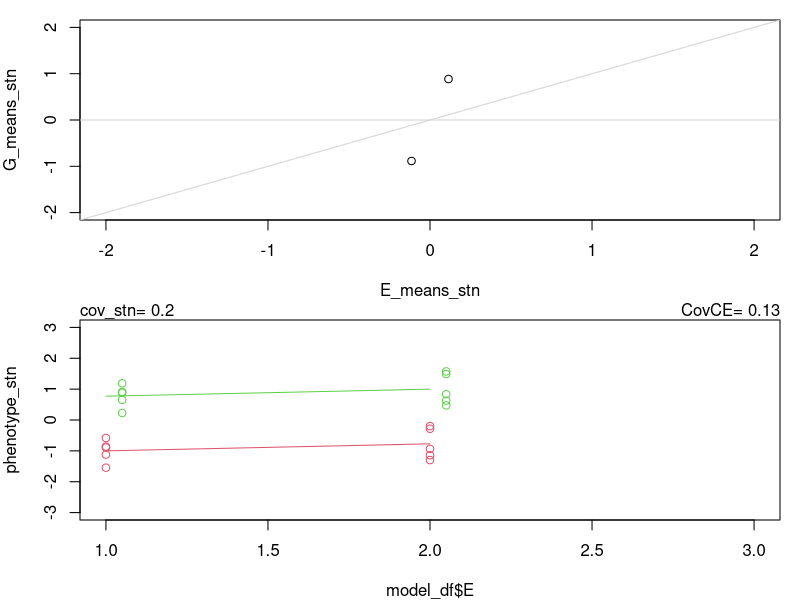
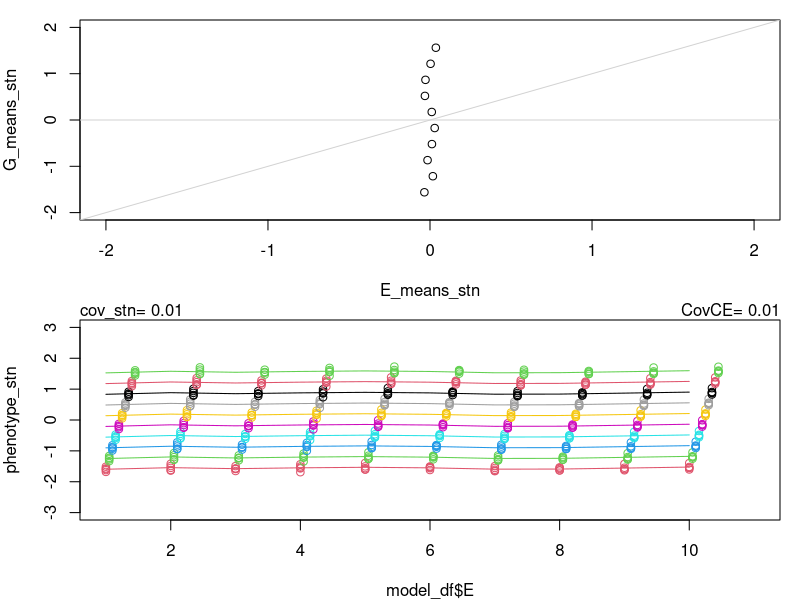
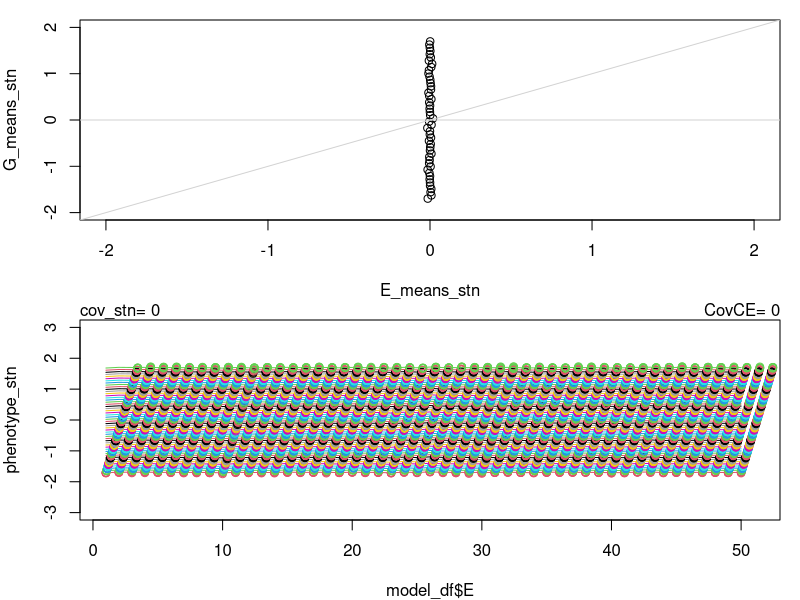
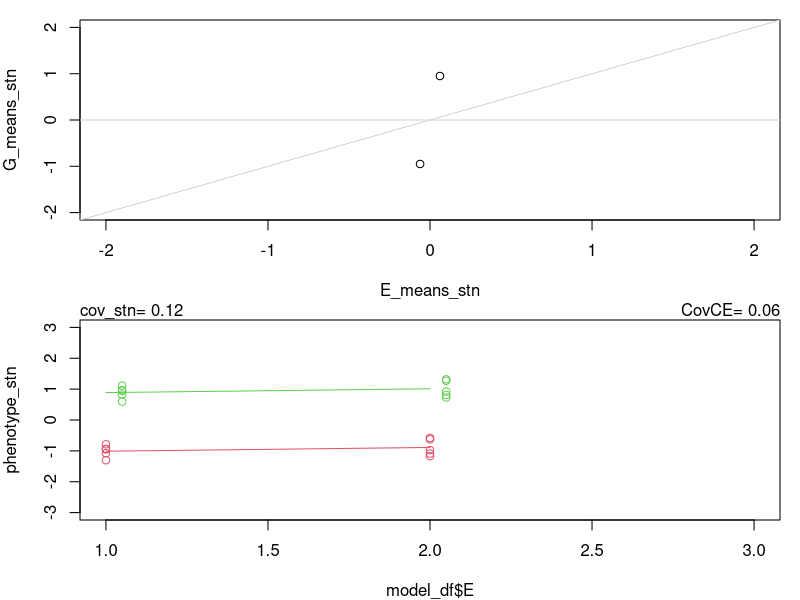
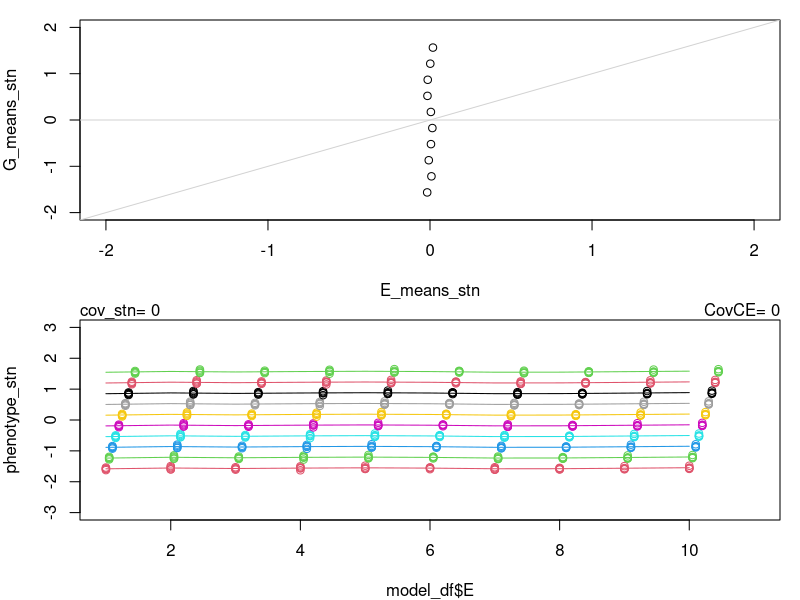
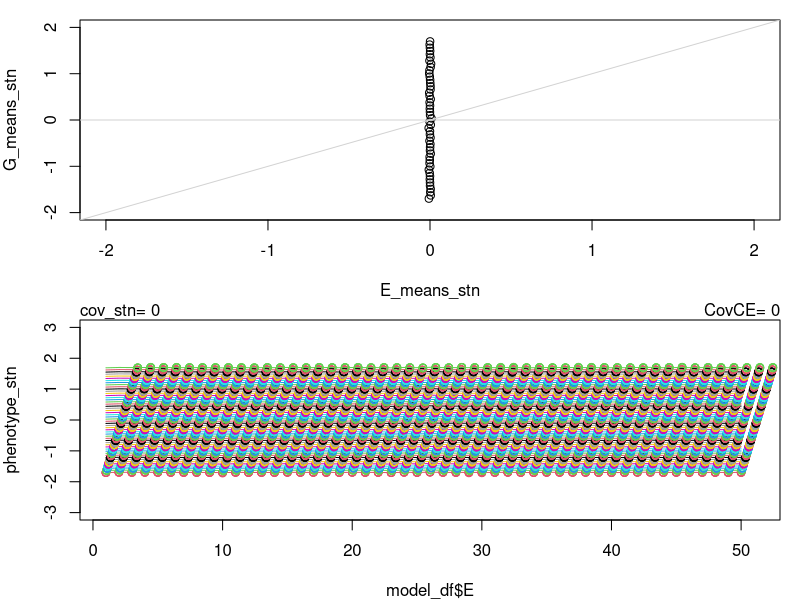
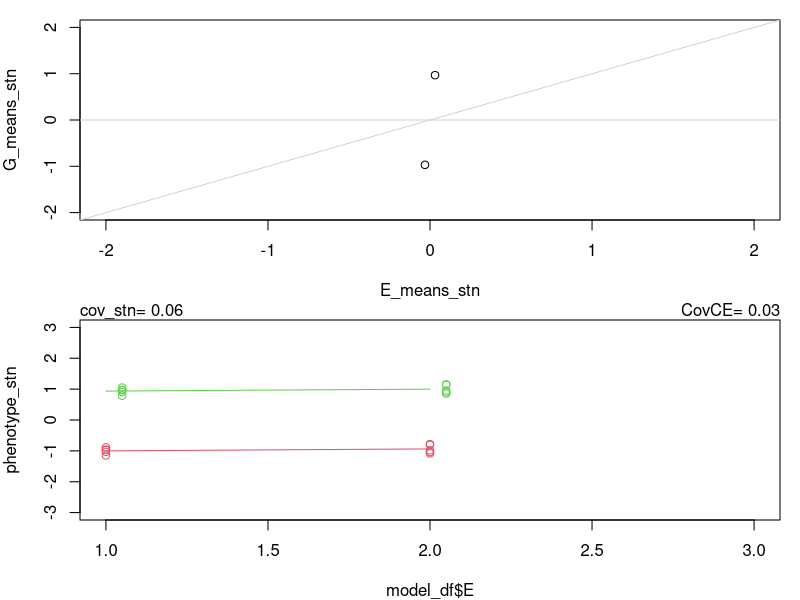
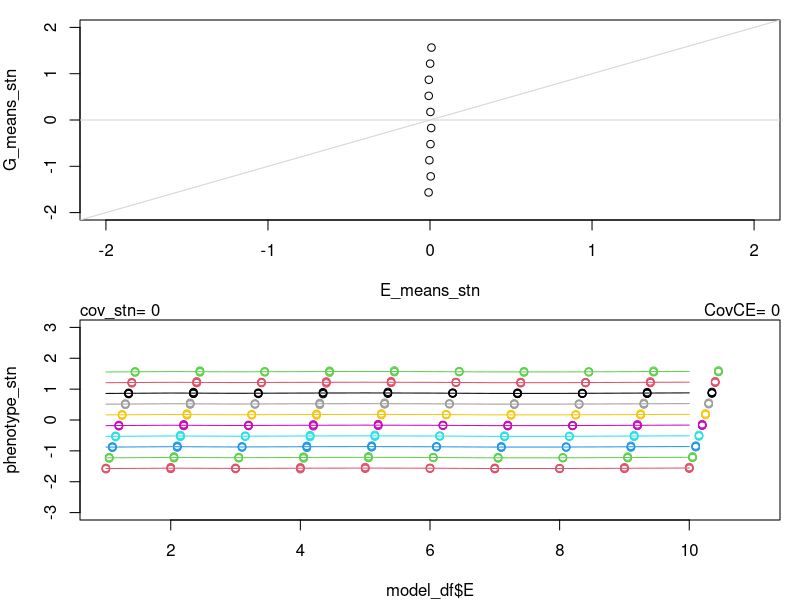

These charts were generated, in order, by the following R code: (Note: this script raises an error after producing the figures.)
## ---- chunk 1
knitr::opts_chunk$set(echo = TRUE)
## ---- chunk 2
G <- -5:5
E <- -5:5
cov(G, E)

# If G and E are independent, then scaling each one independently essentially gives a correlation:
cov(scale(G), scale(E))
cor(G, E)

# However, in our case, the G and E are not independent, because they are 
# both estimated from phenotype data. And because we scale the phenotype
# data before we calculate the G means and E means, with more than 2
# gentotypes this scaling has weird effects on the covariance.

# So this suggests that correlation is a better measure. However,
# we know that correlation doesn't work with only 2 genotypes 
# the correlation between two unequal points will either be -1 or 1

## ---- chunk 3

beta1_levels = c(0,0.1,0.5, 1, 2) # the amount the phenotype changes across 1 value of the environment (i.e., the slope). This is essentially the amount/degree of phenotypic plasticity that is the same across genotypes.

n_genotypes_levels = c(2,10, 50) # the number of genotypes collected from different locations

beta2_levels = c(0.5,1, 2) # the amount the phenotype changes from one genotype to the next. This is essitially the increase intercept from one genotype to the next.

error_var <- 0.1

for (i in 1:length(beta1_levels)){
  print(i)
  for (j in 1:length(beta2_levels)){
    for (k in 1:length(n_genotypes_levels)){
      beta1 <- beta1_levels[i]
      beta2 <- beta2_levels[j]
      n_genotypes <- n_genotypes_levels[k]
    #  beta1 <- 1
    #  beta2 <- 1
      
    # expectation (not sure if this is right)
    if(beta1==beta2){
      (cov_GE_exp = 1)
    }
    if(beta1>beta2){
       (cov_GE_exp =  beta2/beta1)
    }
    if(beta1<beta2){
       (cov_GE_exp =  beta1/beta2)
    }
    if(beta1==0 | beta2==0){
       (cov_GE_exp =  0)
    }
     
     # will be correlated with the magnitude of cov(G,E)
      
    # Generate data
    n = 5 # sample size
    n_environments = n_genotypes # the number of common garden environments that the genotypes are grown in. Basically, genotype[i] orginates from environment[i]. This matching between genotypes and environment is important for the the cov(G,E) calculation. Here, we only consider the case of the complete reciprocal transplant experiment.

    ## Create levels of genotypes and environments ####
    G = rep(1:n_genotypes, each=n*n_genotypes) # '0' n times, '1' n times
    E = rep(1:n_environments,times=n*n_genotypes) # '0'x50, '1'x50, '0'x50, '1'x50
    set.seed(97)
    e = rnorm(n*n_genotypes, 0, sd=error_var) # Random noise, with standard deviation of 1
    #e = 0 # EVALUATION

    ## Create interaction effect for each level of both factors ####
    # In this case we assume the GxE interactions are a 
    # normally distributed random variable with a mean of 0
    # As the sd increases, so does the GxE among treatments
    int <- 0#rnorm(n_genotypes * n_environments, 0, sd=10)
    # no GxE
    #int <- 0 # EVALUATION
 
     # this sd determines the amount of GxE
    int_df <- data.frame(expand.grid(G=1:n_genotypes, E=1:n_environments), 
                         int)
    
    ### Create the model dataframe ####
    model_df <- data.frame(G, E, e)
    
    model_df <- merge(model_df, int_df)
    model_df <- model_df[order(model_df$G, model_df$E),]
    dim(model_df)
    head(model_df, 30)
    
    # Generate phenotype data using the regression equation ####
    phenotype = beta1*model_df$E + beta2*model_df$G  + model_df$e + model_df$int
    
    
    model_df$phenotype = phenotype
    head(model_df)

    (E_means <- tapply(phenotype, model_df$E, mean))
    (G_means <- tapply(phenotype, model_df$G, mean))
    (raw_data_cov <- round(cov(E_means, G_means),2))
    raw_data_cov_scaled_means <- cov(scale(E_means), scale(G_means))
    raw_data_cor <- round(cor(E_means, G_means),2)
    correctb <- max(sd(E_means), sd(G_means))
    raw_data_cov_CE4 <- round(cov(E_means, G_means)/(correctb^2),2)
  # this should match the "true cov for raw data" I put above


  # but the issue is we standardize the phenotype. So what happens when we do that?
  phenotype_stn = (phenotype-mean(phenotype))/sd(phenotype)
  (E_means_stn <- tapply(phenotype_stn, model_df$E, mean))
  (G_means_stn <- tapply(phenotype_stn, model_df$G, mean))
  #plot(E_means_stn, G_means_stn)
  (stn_data_cov <- round(cov(E_means_stn, G_means_stn),2))
  (stn_data_cor <- round(cor(E_means_stn, G_means_stn),2))
  
  (stn_data_cov_CE1 <- round(cov(E_means_stn, G_means_stn)/sd(E_means_stn),2))
  (stn_data_cov_CE2 <- round(cov(E_means_stn/sd(E_means_stn), G_means_stn/sd(G_means_stn)),2)) #BAD
  (stn_data_cov_CE3 <- round(cov(E_means_stn, G_means_stn),2)/sd(E_means_stn))
  
  correct <- min(c(sd(E_means_stn)/sd(G_means_stn), sd(G_means_stn)/sd(E_means_stn)))
  correctc <- max(sd(E_means_stn),sd(G_means_stn))
  (stn_data_cov_CE4 <- round(cor(E_means_stn, G_means_stn)*correct,2))
  (stn_data_cov_CE4b <- round(cov(E_means_stn, G_means_stn)/(correctc^2),2))
  
  sd_E_means_sd <- round(sd(E_means_stn),2)
  sd_G_means_sd <- round(sd(G_means_stn),2)

  out <- data.frame(beta1, beta2, 
                    n_genotypes,
                    int,
                    raw_data_cov,
                    #raw_data_cov_scaled_means,
                    raw_data_cor,
                    stn_data_cov,
                    stn_data_cor,
                    sd_E_means_sd,
                    sd_G_means_sd,
                    #stn_data_cov_CE1,
                    #stn_data_cov_CE2,
                    #stn_data_cov_CE3,
                    raw_data_cov_CE4,
                    stn_data_cov_CE4,
                    stn_data_cov_CE4b,
                    cov_GE_exp
                    )
      
      if (i == 1 & j==1 & k ==1){
        full_examp <- out
      }else{
        full_examp <- rbind(full_examp, out)
      }
  
    # diagnostic plots
  setwd("/Users/lotterhos/Documents/GitHub/CnGV/notebook/20200408_diagnosticplots")
    #need to make relative path
  pdf(paste0("slope=", beta1,"_g=",beta2,"_ngenotypes=",n_genotypes,".pdf"))
    # would also add true GxE (not the int), and the error variance
    par(mfrow=c(2,1), mar=c(4,4,1,1))
    plot(E_means_stn, G_means_stn, xlim=c(-2,2), ylim=c(-2,2)) # with bootstrap, woudl be good to add uncertainty to plot
    abline(0,1, col="lightgrey")
    abline(h=0, col="lightgrey")
    
    plot(phenotype_stn~model_df$E, col=0, xlim=c(1,n_genotypes+1), ylim=c(-3,3))
    for (m in 1:nlevels(factor(model_df$G))){
      x <- model_df$E[model_df$G==m]+0.05*(m-1)
      points(phenotype_stn[model_df$G==m]~x, col=m+1)
      p_means <- tapply(phenotype_stn[model_df$G==m],model_df$E[model_df$G==m], mean)
      points(p_means~as.numeric(names(p_means)),
             col=m+1, type="l")
    }
    mtext(paste("CovCE=", raw_data_cov_CE4),adj=1 )
    mtext(paste("cov_stn=", stn_data_cov), adj=0)
  dev.off()  
    }
  }
}
#full_examp
